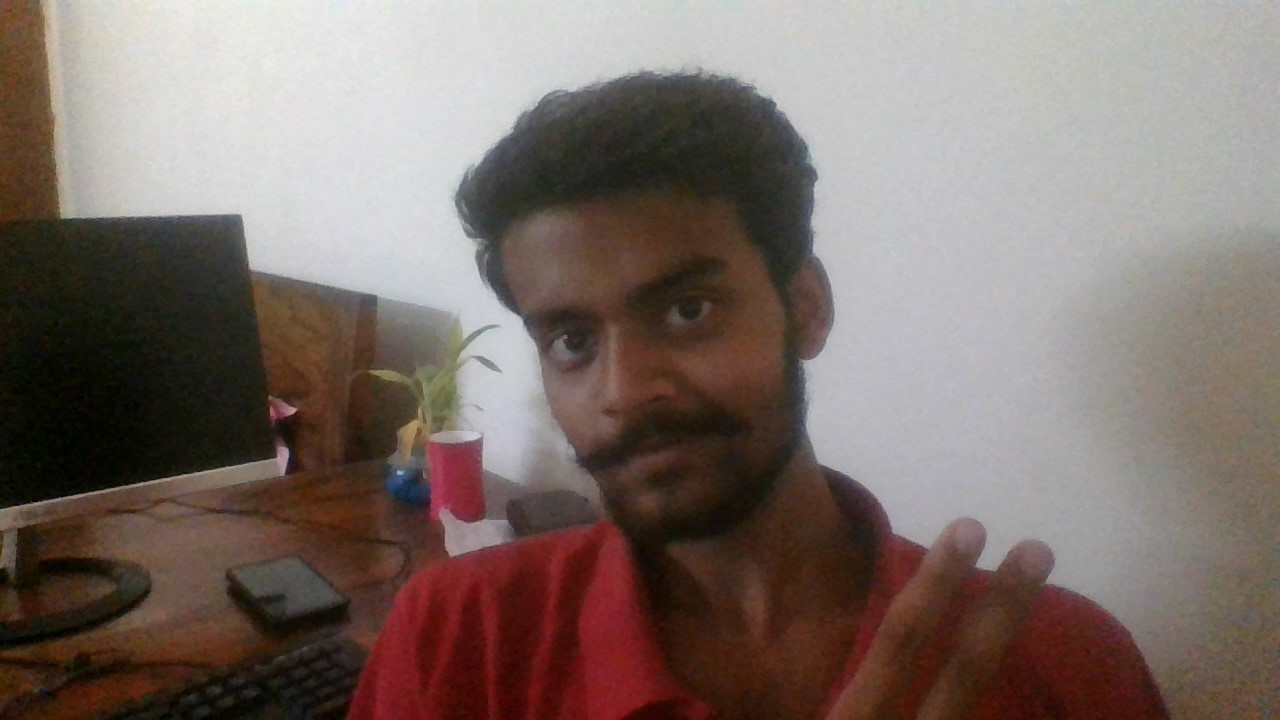
#> input picture room.jpg, 1280 x 720 px, given in place of the camera
$ python face-detect.py
#> lines starting #> are read from the running program, lines starting #| are printed output that depends on the picture
import cv2
import numpy as np

cap = cv2.VideoCapture(0)

face_flat = None

classifier = cv2.CascadeClassifier("haarcascade_frontalface_default.xml")

face_list = []

while True:

    ret, frame = cap.read()
#> frame is the input picture: shape (720, 1280, 3); mean B, G, R 104.3, 110.3, 124.1
    if ret :
        cv2.imshow("My first cam", frame)

        faces = classifier.detectMultiScale(frame)
#> faces = [[491, 219, 83, 83], [451, 329, 102, 102], [491, 188, 330, 330]]

        if len(faces) > 0:

            areas = np.product(np.array(faces)[:, 2:], axis=1)
#> areas = [6889, 10404, 108900]
            index = areas.argmax()
#> index = 2
            face = faces[index]
#> face = [491, 188, 330, 330]
            x, y, w, h = face
#> x = 491; y = 188; w = 330; h = 330

            cut = frame[y:y+h, x:x+w]
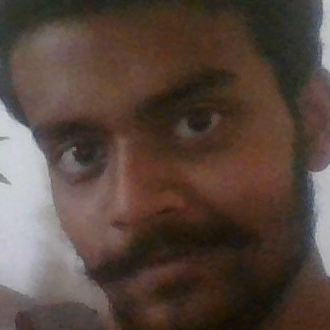
#> cut: shape (330, 330, 3); mean B, G, R 61.7, 70.2, 86.8
            cut = cv2.resize(cut, (100, 100))
#> cut: shape (100, 100, 3)

            gray = cv2.cvtColor(cut, cv2.COLOR_BGR2GRAY)
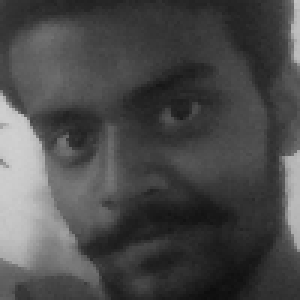
#> gray: shape (100, 100) (shown 3 times larger); min 13, max 208, mean 74.1
            face_flat = gray.flatten()
#> face_flat = 10000 values, max 208 at index 4403, min 13 at index 9671, mean 74.09

            cv2.imshow("jo bhi naam", cut)

    key = cv2.waitKey(1)
#> (key q is pressed here)

    if ord("q") == key & 0xff:
        break

    if ord("c") == key & 0xff:
        if len(faces) > 0:
            face_list.append(face_flat)


X = np.array(face_list)

print(X.shape)
